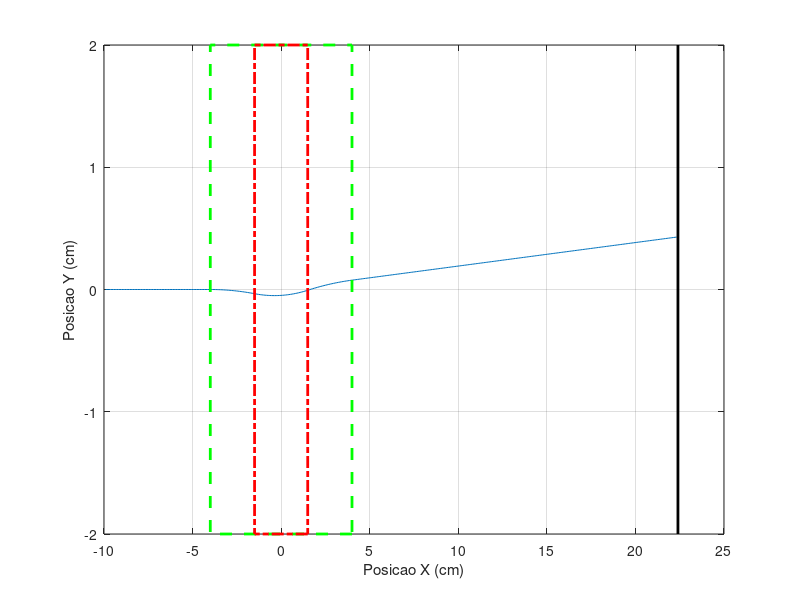
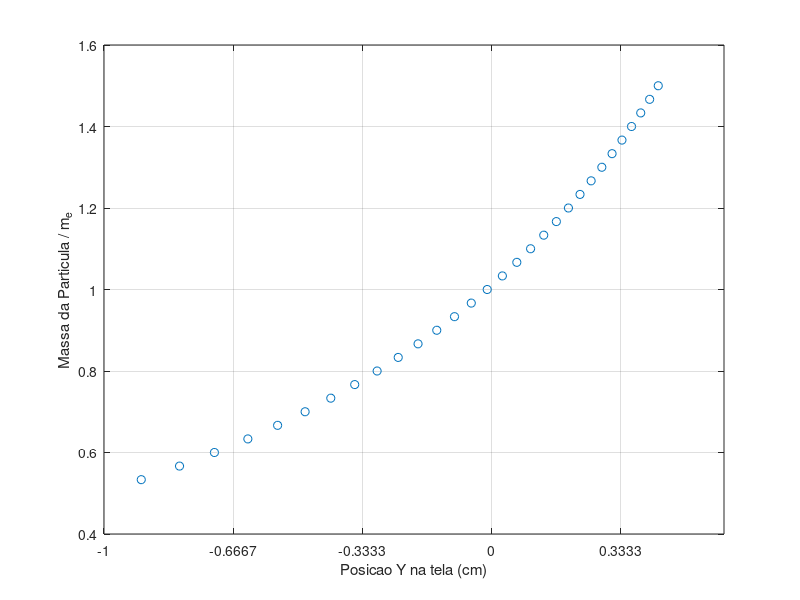

Reproduce these figures in MATLAB, in order.
clear all;

%% ------------------------------------------------------------------------------%
%% CONSTANTES FISICAS 
c=3e8; % velocidade da luz (m/s)
me=9.11e-31; % massa do eletron (kg)
qe=1.6e-19; % carga fundamental (C)

%% ------------------------------------------------------------------------------%
%% DEFINICAO DA AREA QUE SERA SIMULADA
xi=-0.10; % m
xf=0.25;  % m
yi=-0.02;  % m
yf=0.02;   % m
trc_origem=0.0; % posicao central de placas e bobinas (m)
trc_tela=0.224; % posicao da tela do trc (m)

%% ------------------------------------------------------------------------------%
%% CAMPO ELETRICO
Vp=15;   % tensao entre as placas  (V)
d=3e-3;  % separacao entre as placas (m)
E0=Vp/d; % campo eletrico ideal (V/m)
lp=0.03; % comprimento das placas ideais (m)
xEi=trc_origem-lp/2; % campo ideal comeca a agir (m) 
xEf=trc_origem+lp/2; % campo ideal termina de agir (m) 
disp(['% tensao nas placas(V) = ' num2str(Vp)]);
disp(['% campo E(V/m) = ' num2str(E0)]);
disp(['% E pos_x inicial(m) = ' num2str(xEi)]);
disp(['% E pos_x final(m) = ' num2str(xEf)]);

%% ------------------------------------------------------------------------------%
%% CAMPO MAGNETICO
i0=0.12;     % corrente nas bobinas (A)
beta=10*1e-4;  % beta(x) das bobinas ideais (T/A)
B0=i0*beta; % campo magnetico ideal (T)
lb=0.08;    % comprimento das bobinas ideais (m)
xBi=trc_origem-lb/2; % campo ideal comeca a agir (m)   
xBf=trc_origem+lb/2; % campo ideal termina de agir (m) 
disp(['% corrente(A) = ' num2str(i0)]);
disp(['% campo B(G) = ' num2str(B0*1e4)]);
disp(['% B pos_x inicial(m) = ' num2str(xBi)]);
disp(['% B pos_x final(m) = ' num2str(xBf)]);

%% ------------------------------------------------------------------------------%
%% POSICAO INICIAL
X(1)=xi; X(2)=0; X(3)=0; % como vetor
disp(['% pos0(m) = (' num2str(X(1)) ', ' num2str(X(2)) ', ' num2str(X(3)) ')']);

%% ------------------------------------------------------------------------------%
%% LOOP NA MASSA

% Quantos valores diferentes vamos simular
Nmass=30;
% Qual a massa inicial
mass0=me*0.5;
% Qual a variacao 
Dmass=me/Nmass;

disp(['% Y-tela(cm)   Massa/me ()    v0/c ()']);
for m=1:Nmass

  mp=mass0+m*Dmass;
  X(1)=xi; X(2)=0; X(3)=0;

  clear listX;

  %% ------------------------------------------------------------------------------%
  %% VELOCIDADE INICIAL
  Vac=700; % Tensao aceleradora (V)
  v0=sqrt(2*qe*Vac/mp);    % Velocidade inicial (m/s)
  V(1)=v0; V(2)=0; V(3)=0; % como vetor
  
  %% ------------------------------------------------------------------------------%
  %% DISCRETIZACAO NO TEMPO
  % passo de tempo (s)
  % calculado para que a particula ande 0.1 mm
  dt=0.1/(v0*1e3);
  % vamos atualizar o grafico a cada 1 mm
  % quantos passos de tempo precisamos?
  nt1mm=floor(1/(dt*v0*1e3));

  %% ------------------------------------------------------------------------------%
  %% LOOP NO TEMPO
  t=1; nl=0;
  while (t>0)
    
    % campo eletrico
    E(1)=0; E(2)=0; E(3)=0;
    if ( (X(1) >= xEi) && (X(1) <= xEf) )
      E(2)=E0;
    end
    % campo magnetico
    B(1)=0; B(2)=0; B(3)=0;
    if ( (X(1) >= xBi) && (X(1) <= xBf) )
      B(3)=B0;
    end
    
    % forca
    Fe=qe*E; % N
    Fb=qe*cross(V,B); % N
    % aceleracao
    acel=(Fe+Fb)/mp; % m/s^2
                      
    % atualiza a posicao
    X = X + dt*V + acel*dt*dt/2;
    
    % atualiza a velocidade
    V= V + dt*acel;
    
    % testa se ainda esta na area do grafico
    if (X(1)<xi || X(1)>trc_tela || X(2)<yi || X(2)>yf)
      break;
    end
    
    % plot
    if mod(t,nt1mm)==0
      % guarda algumas coisas para posterior analise
      nl=nl+1;
      listX(nl,:)=X;
    end
    
    % atualiza o contador de tempo
    t=t+1;
  end
  
  %% ------------------------------------------------------------------------------%
  %% SALVA
  massY(m)=X(2); % posicao Y na tela
  massM(m)=mp;   % massa desta particula
  disp([num2str(massY(m)*100) '   ' num2str(massM(m)/me) '   ' ... 
       num2str(v0/c) ]);
  
  %% ------------------------------------------------------------------------------%
  %% FIGURA - TRAJETORIA
  figure(1); clf; 
  plot(listX(:,1)*100,listX(:,2)*100,'-'); % em cm
  axis([xi xf yi yf]*100); grid on;
  rectangle('Position',[xBi, yi, xBf-xBi, yf-yi]*100,...
            'edgecolor','g','linewidth',2,'linestyle','--');
  rectangle('Position',[xEi, yi, xEf-xEi, yf-yi]*100,...
            'edgecolor','r','linewidth',2,'linestyle','-.');
  line([trc_tela, trc_tela]*100, [yi, yf]*100,...
       'color','k','linewidth',2,'linestyle','-');
  xlabel('Posicao X (cm)');
  ylabel('Posicao Y (cm)');
  drawnow;
  
end

%% ------------------------------------------------------------------------------%
%% FIGURA RESOLUCAO EM MASSA
% Para ficar mais facil de ver, vamos plotar em centrimetros
figure(2); clf; 
plot(massY*100,massM/me,'o');
grid on;
xlabel('Posicao Y na tela (cm)');
ylabel('Massa da Particula / m_e');
NumTicks = 7;
L = get(gca,'XLim');
set(gca,'XTick',linspace(L(1),L(2),NumTicks))
%

